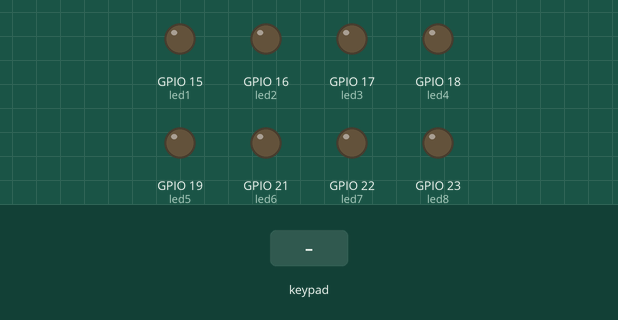
Bench run of a sketch on a simulated ESP32. On the bench: output pins drawn as LEDs (lit = HIGH). The test bench sets the inputs (shaded band). Nothing arrives over Bluetooth unless stated; what the sketch prints to the serial monitor is not drawn.

Above: at 1.2 s.
1.3 s: key 'U' pressed
At 1.53 s:
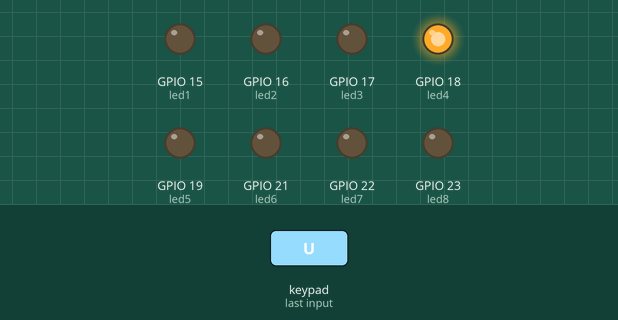
3.2 s: key 'D' pressed
At 3.43 s:
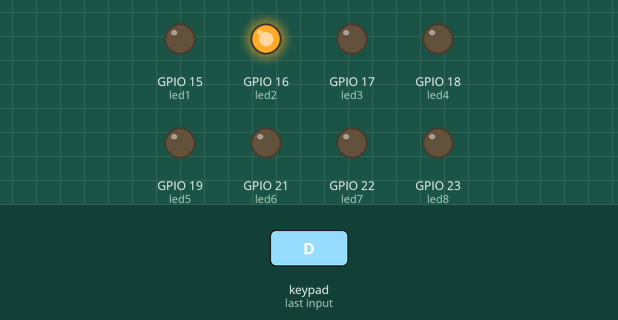
5.1 s: key 'L' pressed
At 5.33 s:
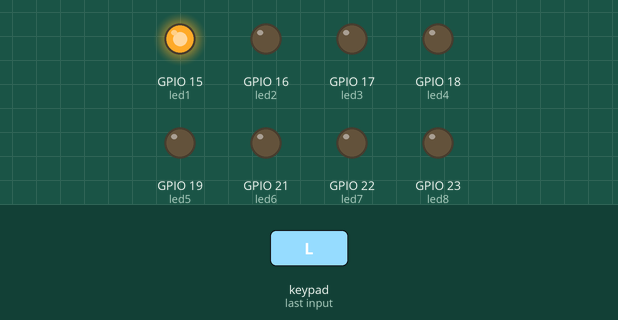
7.0 s: key 'R' pressed
At 7.23 s:
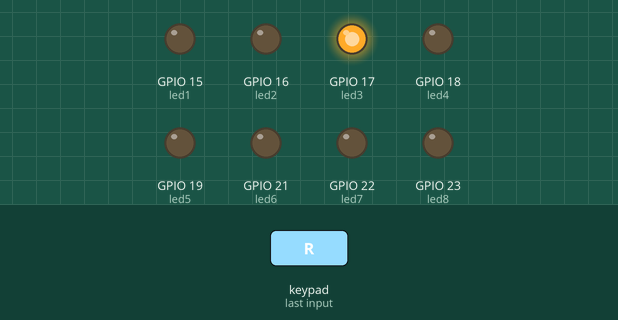
8.9 s: key 'O' pressed
At 9.13 s:
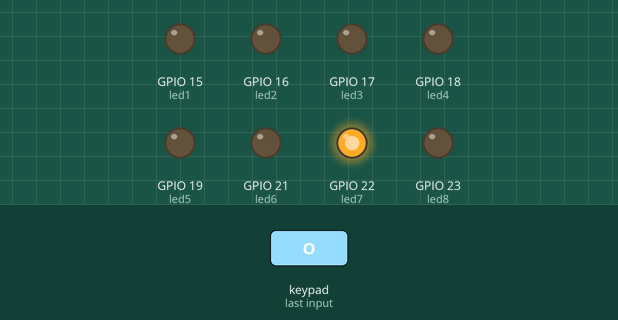
10.8 s: key 'S' pressed
At 11.03 s:
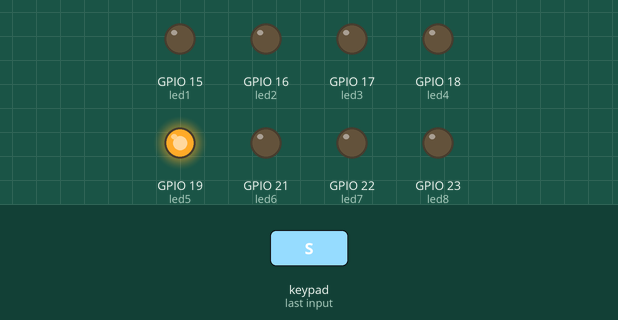
Timing chart, 0 to 13.7 s (numbered marks = the images above; inputs shaded):
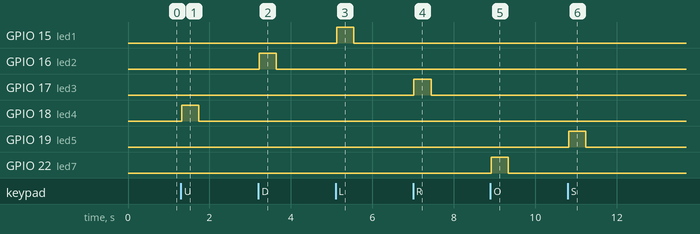

The sketch:

Demo_Control_LEDs.ino
```cpp
#include <ps5Controller.h>

int   led1 = 15;
int   led2 = 16;
int   led3 = 17;
int   led4 = 18;
int   led5 = 19;
int   led6 = 21;
int   led7 = 22;
int   led8 = 23;

void notify()
{
  digitalWrite(led1, ps5.Left());
  digitalWrite(led2, ps5.Down());
  digitalWrite(led3, ps5.Right());
  digitalWrite(led4, ps5.Up());

  digitalWrite(led5, ps5.Square());
  digitalWrite(led6, ps5.Cross());
  digitalWrite(led7, ps5.Circle());
  digitalWrite(led8, ps5.Triangle());
}

void onConnect()
{
  Serial.println("Connected!.");
}

void onDisConnect()
{
  Serial.println("Disconnected!.");
}

void setUpPinModes()
{
  pinMode(led1, OUTPUT);
  pinMode(led2, OUTPUT);
  pinMode(led3, OUTPUT);
  pinMode(led4, OUTPUT);

  pinMode(led5, OUTPUT);
  pinMode(led6, OUTPUT);
  pinMode(led7, OUTPUT);
  pinMode(led8, OUTPUT);
}

void setup()
{
  setUpPinModes();
  Serial.begin(115200);
  ps5.attach(notify);
  ps5.attachOnConnect(onConnect);
  ps5.attachOnDisconnect(onDisConnect);
  ps5.begin("ac:36:1b:2e:ad:e5");
  while (ps5.isConnected() == false)
  {
    Serial.println("PS5 controller not found");
    delay(300);
  }
  Serial.println("Ready.");
}

void loop()
{

}
```

Measured:
- after the input at 1.3 s, GPIO 18 (led4): LOW → HIGH at once, → LOW 0.42 s later
- after the input at 3.2 s, GPIO 16 (led2): LOW → HIGH at once, → LOW 0.42 s later
- after the input at 5.1 s, GPIO 15 (led1): LOW → HIGH at once, → LOW 0.42 s later
- after the input at 7.0 s, GPIO 17 (led3): LOW → HIGH at once, → LOW 0.42 s later
- after the input at 8.9 s, GPIO 22 (led7): LOW → HIGH at once, → LOW 0.42 s later
- after the input at 10.8 s, GPIO 19 (led5): LOW → HIGH at once, → LOW 0.42 s later
